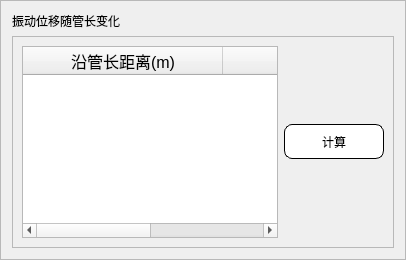
                   <widget class="QFrame" name="frame_43">
                    <property name="styleSheet">
                     <string notr="true">#frame_43{
	border:1px dashed ;
}</string>
                    </property>
                    <property name="frameShape">
                     <enum>QFrame::StyledPanel</enum>
                    </property>
                    <property name="frameShadow">
                     <enum>QFrame::Raised</enum>
                    </property>
                    <layout class="QVBoxLayout" name="verticalLayout_20">
                     <item>
                      <widget class="QLabel" name="label_76">
                       <property name="styleSheet">
                        <string notr="true">font: 13pt &quot;楷体&quot;;</string>
                       </property>
                       <property name="text">
                        <string>振动位移随管长变化</string>
                       </property>
                      </widget>
                     </item>
                     <item>
                      <widget class="QFrame" name="frame_57">
                       <property name="frameShape">
                        <enum>QFrame::StyledPanel</enum>
                       </property>
                       <property name="frameShadow">
                        <enum>QFrame::Raised</enum>
                       </property>
                       <layout class="QHBoxLayout" name="horizontalLayout_46">
                        <item>
                         <widget class="QTableWidget" name="tableWidget">
                          <property name="font">
                           <font>
                            <family>黑体</family>
                            <pointsize>12</pointsize>
                            <weight>50</weight>
                            <italic>false</italic>
                            <bold>false</bold>
                           </font>
                          </property>
                          <property name="layoutDirection">
                           <enum>Qt::LeftToRight</enum>
                          </property>
                          <property name="styleSheet">
                           <string notr="true">font: 12pt &quot;黑体&quot;;</string>
                          </property>
                          <property name="lineWidth">
                           <number>10</number>
                          </property>
                          <property name="midLineWidth">
                           <number>10</number>
                          </property>
                          <property name="rowCount">
                           <number>0</number>
                          </property>
                          <property name="columnCount">
                           <number>2</number>
                          </property>
                          <attribute name="horizontalHeaderCascadingSectionResizes">
                           <bool>false</bool>
                          </attribute>
                          <attribute name="horizontalHeaderMinimumSectionSize">
                           <number>50</number>
                          </attribute>
                          <attribute name="horizontalHeaderDefaultSectionSize">
                           <number>200</number>
                          </attribute>
                          <attribute name="verticalHeaderMinimumSectionSize">
                           <number>25</number>
                          </attribute>
                          <attribute name="verticalHeaderDefaultSectionSize">
                           <number>30</number>
                          </attribute>
                          <column>
                           <property name="text">
                            <string>沿管长距离(m)</string>
                           </property>
                           <property name="font">
                            <font>
                             <pointsize>12</pointsize>
                            </font>
                           </property>
                           <property name="textAlignment">
                            <set>AlignCenter</set>
                           </property>
                          </column>
                          <column>
                           <property name="text">
                            <string>振动位移(m)</string>
                           </property>
                           <property name="font">
                            <font>
                             <pointsize>12</pointsize>
                            </font>
                           </property>
                           <property name="textAlignment">
                            <set>AlignCenter</set>
                           </property>
                          </column>
                         </widget>
                        </item>
                        <item>
                         <widget class="QPushButton" name="pushButton_3">
                          <property name="minimumSize">
                           <size>
                            <width>100</width>
                            <height>35</height>
                           </size>
                          </property>
                          <property name="maximumSize">
                           <size>
                            <width>75</width>
                            <height>16777215</height>
                           </size>
                          </property>
                          <property name="styleSheet">
                           <string notr="true">#pushButton_3{
	
	background-color: rgb(255, 255, 255);
	color: rgb(0, 0, 0);
	border:1px solid rgb(0,0,0);
	border-radius:8px;
	font: 14pt &quot;华文彩云&quot;;
}
#pushButton_3:hover{
	
	background-color: rgb(158, 158, 158);
	
	color: rgb(255, 255, 255);
}
#pushButton_3:pressed{
	padding-top:5px;
	padding-left:5px;
}</string>
                          </property>
                          <property name="text">
                           <string>计算</string>
                          </property>
                         </widget>
                        </item>
                       </layout>
                      </widget>
                     </item>
                    </layout>
                   </widget>
